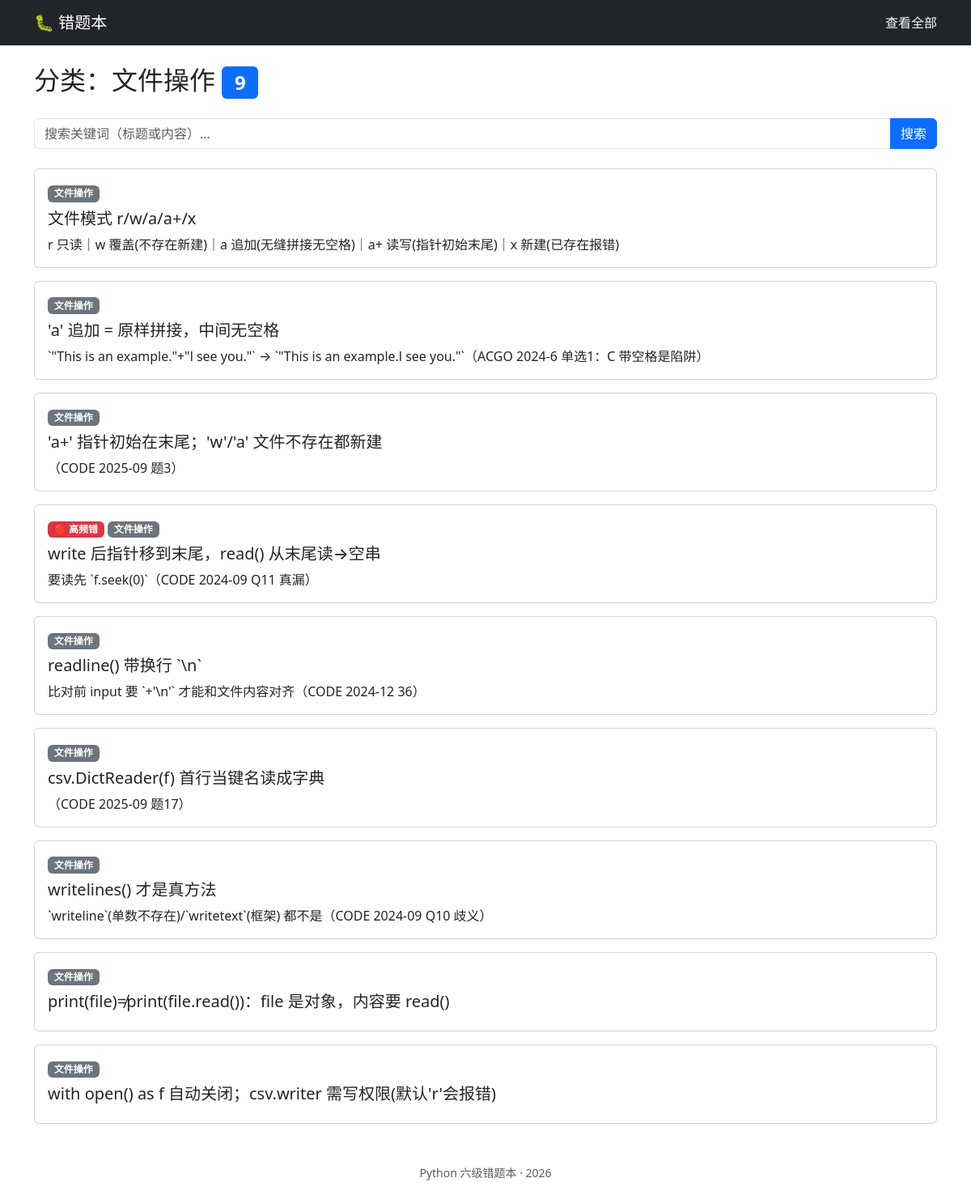
The app's page /category/文件操作 with its own data.
### tables this page shows
CREATE TABLE wrong_notes (
    id       INTEGER PRIMARY KEY AUTOINCREMENT,
    category TEXT,           -- 分类（如"文件操作"）
    title    TEXT,           -- **加粗**的标题
    content  TEXT,           -- 完整内容（去掉 - **title**： 后面的）
    priority TEXT            -- 🔴/⚠️/🚫/空字符串
    );

### app.py (the view)
@app.route('/category/<path:name>')
def get_notes_by_category(name):
    conn = sqlite3.connect(DB_PATH)
    conn.row_factory = dict_factory
    cur = conn.cursor()
    cur.execute('SELECT * FROM wrong_notes WHERE category = ? ORDER BY id', (name,))
    rows = cur.fetchall()
    conn.close()
    return render_template('index.html', notes=rows, category=name)

### app.py (called while the page is built)
def dict_factory(cursor, row):
    return {col[0]: row[idx] for idx, col in enumerate(cursor.description)}

### templates/index.html (shortened to what this page needs)
{% extends "base.html" %}
{% block content %}
<h2 class="mb-4">
    {% if keyword %}
        搜索 "{{ keyword }}" 的结果 <span class="badge bg-primary">{{ notes|length }}</span>
    {% elif category %}
        分类：{{ category }} <span class="badge bg-primary">{{ notes|length }}</span>
    {% else %}
        错题列表 <span class="badge bg-primary">{{ notes|length }}</span>
    {% endif %}
</h2>
<form action="/search" method="get" class="mb-4">
    <div class="input-group">
        <input type="text" name="q" class="form-control" placeholder="搜索关键词（标题或内容）..." value="{{ keyword or '' }}">
        <button class="btn btn-primary" type="submit">搜索</button>
    </div>
</form>
{% for note in notes %}
<div class="card mb-3">
    <div class="card-body">
        {% if note.priority == '🔴' %}
            <span class="badge bg-danger">🔴 高频错</span>
        {% elif note.priority == '⚠️' %}
            <span class="badge bg-warning text-dark">⚠️ 平台歧义</span>
        {% elif note.priority == '🚫' %}
            <span class="badge bg-dark">🚫 千万别踩</span>
        {% endif %}
        <a href="/category/{{ note.category }}" class="badge bg-secondary text-decoration-none">
            {{ note.category }}
        </a>
        <h5 class="card-title mt-2">{{ note.title }}</h5>
        {% if note.content %}
            <p class="card-text">{{ note.content }}</p>
        {% endif %}
    </div>
</div>
{% endfor %}
{% endblock -%}

### records on screen
wrong_notes: category "文件操作", title "文件模式 r/w/a/a+/x", content "r 只读｜w 覆盖(不存在新建)｜a 追加(无缝拼接无空格)｜a+ 读写(指针初始末尾)｜x 新建(已存在报错)"
wrong_notes: category "文件操作", title "'a' 追加 = 原样拼接，中间无空格", content "`\"This is an example.\"+\"l see you.\"` → `\"This is an example.l see you.\"`（ACGO 2024-6 单选1：C 带空格是陷阱）"
wrong_notes: category "文件操作", title "'a+' 指针初始在末尾；'w'/'a' 文件不存在都新建", content "（CODE 2025-09 题3）"
wrong_notes: priority "🔴 高频错", category "文件操作", title "write 后指针移到末尾，read() 从末尾读→空串", content "要读先 `f.seek(0)`（CODE 2024-09 Q11 真漏）"
wrong_notes: category "文件操作", title "readline() 带换行 `\\n`", content "比对前 input 要 `+'\\n'` 才能和文件内容对齐（CODE 2024-12 36）"
wrong_notes: category "文件操作", title "csv.DictReader(f) 首行当键名读成字典", content "（CODE 2025-09 题17）"
wrong_notes: category "文件操作", title "writelines() 才是真方法", content "`writeline`(单数不存在)/`writetext`(框架) 都不是（CODE 2024-09 Q10 歧义）"
wrong_notes: category "文件操作", title "print(file)≠print(file.read())：file 是对象，内容要 read()"
wrong_notes: category "文件操作", title "with open() as f 自动关闭；csv.writer 需写权限(默认'r'会报错)"

### other values on screen
{{ category }} "文件操作"
{{ notes|length }} "9"
